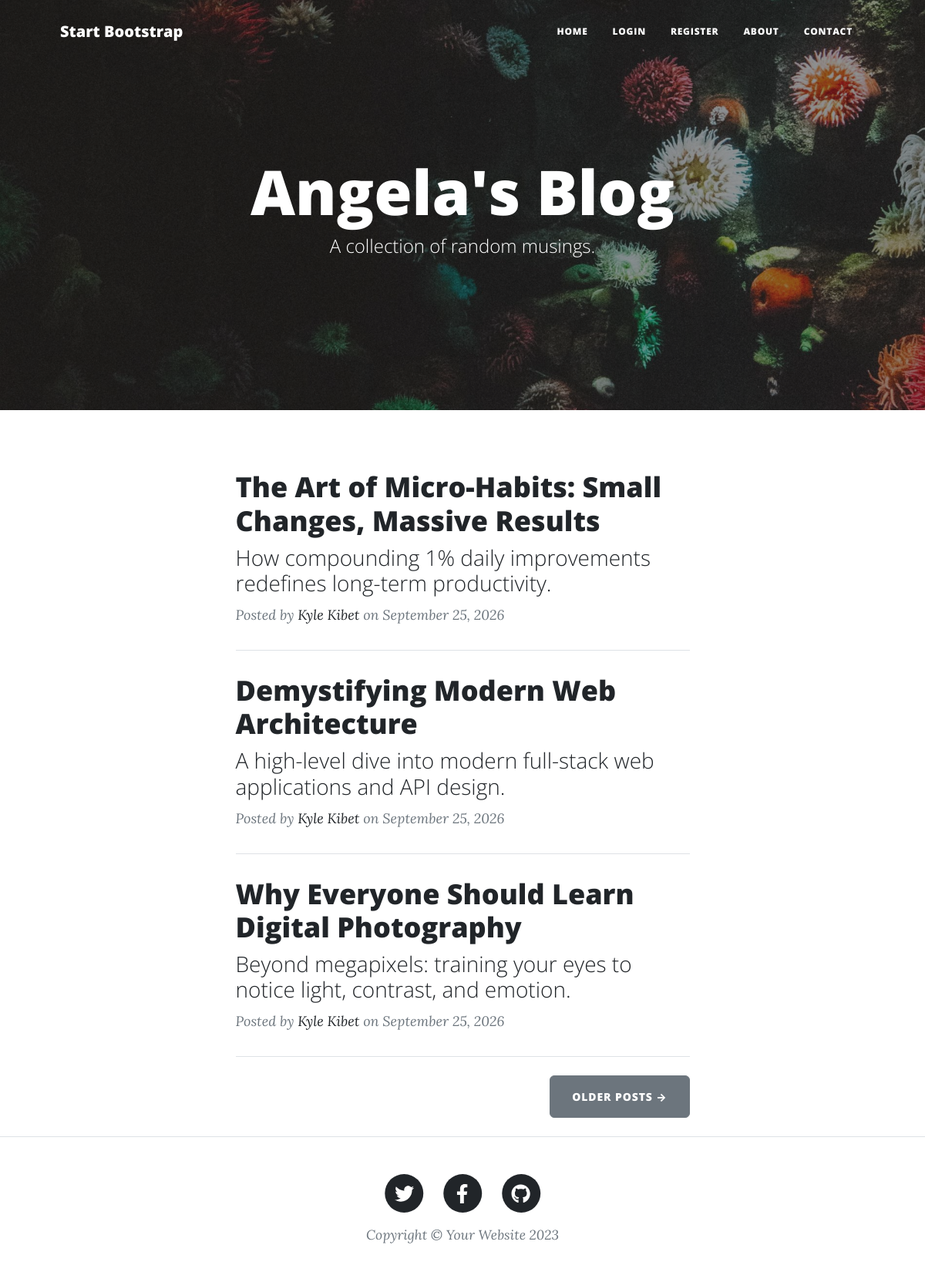
The page / on the database its author committed.
### models.py (models this page shows)
class BlogPost(db.Model):
    __tablename__ = "blog_posts"
    id: Mapped[int] = mapped_column(Integer, primary_key=True)
    title: Mapped[str] = mapped_column(String(250), unique=True, nullable=False)
    subtitle: Mapped[str] = mapped_column(String(250), nullable=False)
    date: Mapped[str] = mapped_column(String(250), nullable=False)
    body: Mapped[str] = mapped_column(Text, nullable=False)
    author_id: Mapped[int] = mapped_column(Integer, db.ForeignKey('users.id'))
    img_url: Mapped[str] = mapped_column(String(250), nullable=False)
    author: Mapped["User"] = relationship(back_populates="posts")
    comments: Mapped[List["Comment"]] = relationship(back_populates="parent_post")

class User(UserMixin, db.Model):
    __tablename__ = "users"
    id: Mapped[int] = mapped_column(Integer, primary_key=True)
    email: Mapped[str] = mapped_column(String(250), nullable=False, unique=True)
    name: Mapped[str] = mapped_column(String(250), nullable=False)
    password: Mapped[str] = mapped_column(String(250), nullable=False)
    posts: Mapped[List["BlogPost"]] = relationship(back_populates="author")
    comments: Mapped[List["Comment"]] = relationship(back_populates="comment_author")

### routes/posts.py (the view)
@posts_bp.route('/')
def get_all_posts():
    result = db.session.execute(db.select(BlogPost))
    posts = result.scalars().all()
    return render_template("index.html", all_posts=posts)

### templates/index.html (shortened to what this page needs)
{% include "header.html" %}
{% from 'bootstrap4/form.html' import render_form %}
<header
  class="masthead"
  style="background-image: url('../static/assets/img/home-bg.jpg')"
>
  <div class="container position-relative px-4 px-lg-5">
    <div class="row gx-4 gx-lg-5 justify-content-center">
      <div class="col-md-10 col-lg-8 col-xl-7">
        <div class="site-heading">
          <h1>Angela's Blog</h1>
          <span class="subheading">A collection of random musings.</span>
        </div>
      </div>
    </div>
  </div>
</header>
<div class="container px-4 px-lg-5">
  <div class="row gx-4 gx-lg-5 justify-content-center">
    <div class="col-md-10 col-lg-8 col-xl-7">
      {% for post in all_posts %}
      <div class="post-preview">
        <a href="{{ url_for('posts.show_post', post_id=post.id) }}">
          <h2 class="post-title">{{ post.title }}</h2>
          <h3 class="post-subtitle">{{ post.subtitle }}</h3>
        </a>
        <p class="post-meta">
          Posted by
          <a href="#">{{post.author.name}}</a>
          on {{post.date}}
        </p>
      </div>
      <hr class="my-4" />
      {% endfor %}
      <div class="d-flex justify-content-end mb-4">
        <a class="btn btn-secondary text-uppercase" href="#!">Older Posts →</a>
      </div>
    </div>
  </div>
</div>
{% include "footer.html" %}

### templates/header.html (shortened to what this page needs)
<!DOCTYPE html>
<html lang="en">
  <head>
    {% block styles %}
    {{ bootstrap.load_css() }}
    <link
      href="{{ url_for('static', filename='css/styles.css') }}"
      rel="stylesheet"
    />
    {% endblock %}
  </head>
  <body>
    <nav class="navbar navbar-expand-lg navbar-light" id="mainNav">
      <div class="container px-4 px-lg-5">
        <a class="navbar-brand" href="/">Start Bootstrap</a>
        <div class="collapse navbar-collapse" id="navbarResponsive">
          <ul class="navbar-nav ms-auto py-4 py-lg-0">
            <li class="nav-item">
              <a
                class="nav-link px-lg-3 py-3 py-lg-4"
                href="{{ url_for('posts.get_all_posts') }}"
                >Home</a
              >
            </li>
            {% if not current_user.is_authenticated %}
            <li class="nav-item">
              <a
                class="nav-link px-lg-3 py-3 py-lg-4"
                href="{{ url_for('auth.login') }}"
                >Login</a
              >
            </li>
            <li class="nav-item">
              <a
                class="nav-link px-lg-3 py-3 py-lg-4"
                href="{{ url_for('auth.register') }}"
                >Register</a
              >
            </li>
            {% endif %}
            <li class="nav-item">
              <a
                class="nav-link px-lg-3 py-3 py-lg-4"
                href="{{ url_for('pages.about') }}"
                >About</a
              >
            </li>
            <li class="nav-item">
              <a
                class="nav-link px-lg-3 py-3 py-lg-4"
                href="{{ url_for('pages.contact') }}"
                >Contact</a
              >
            </li>
          </ul>
        </div>
      </div>
    </nav>
  </body>
</html>

### templates/footer.html (shortened to what this page needs)
        <footer class="border-top">
          <div class="container px-4 px-lg-5">
              <div class="row gx-4 gx-lg-5 justify-content-center">
                  <div class="col-md-10 col-lg-8 col-xl-7">
                      <ul class="list-inline text-center">
                          <li class="list-inline-item">
                              <a href="#!">
                                  <span class="fa-stack fa-lg">
                                      <i class="fas fa-circle fa-stack-2x"></i>
                                      <i class="fab fa-twitter fa-stack-1x fa-inverse"></i>
                                  </span>
                              </a>
                          </li>
                          <li class="list-inline-item">
                              <a href="#!">
                                  <span class="fa-stack fa-lg">
                                      <i class="fas fa-circle fa-stack-2x"></i>
                                      <i class="fab fa-facebook-f fa-stack-1x fa-inverse"></i>
                                  </span>
                              </a>
                          </li>
                          <li class="list-inline-item">
                              <a href="#!">
                                  <span class="fa-stack fa-lg">
                                      <i class="fas fa-circle fa-stack-2x"></i>
                                      <i class="fab fa-github fa-stack-1x fa-inverse"></i>
                                  </span>
                              </a>
                          </li>
                      </ul>
                      <div class="small text-center text-muted fst-italic">Copyright &copy; Your Website 2023</div>
                  </div>
              </div>
          </div>
      </footer>
  </body>
</html>

### rows shown on the page
BlogPost: title "The Art of Micro-Habits: Small Changes, Massive Results", subtitle "How compounding 1% daily improvements redefines long-term productivity.", author.name "Kyle Kibet", date "September 25, 2026"
BlogPost: title "Demystifying Modern Web Architecture", subtitle "A high-level dive into modern full-stack web applications and API design.", author.name "Kyle Kibet", date "September 25, 2026"
BlogPost: title "Why Everyone Should Learn Digital Photography", subtitle "Beyond megapixels: training your eyes to notice light, contrast, and emotion.", author.name "Kyle Kibet", date "September 25, 2026"
